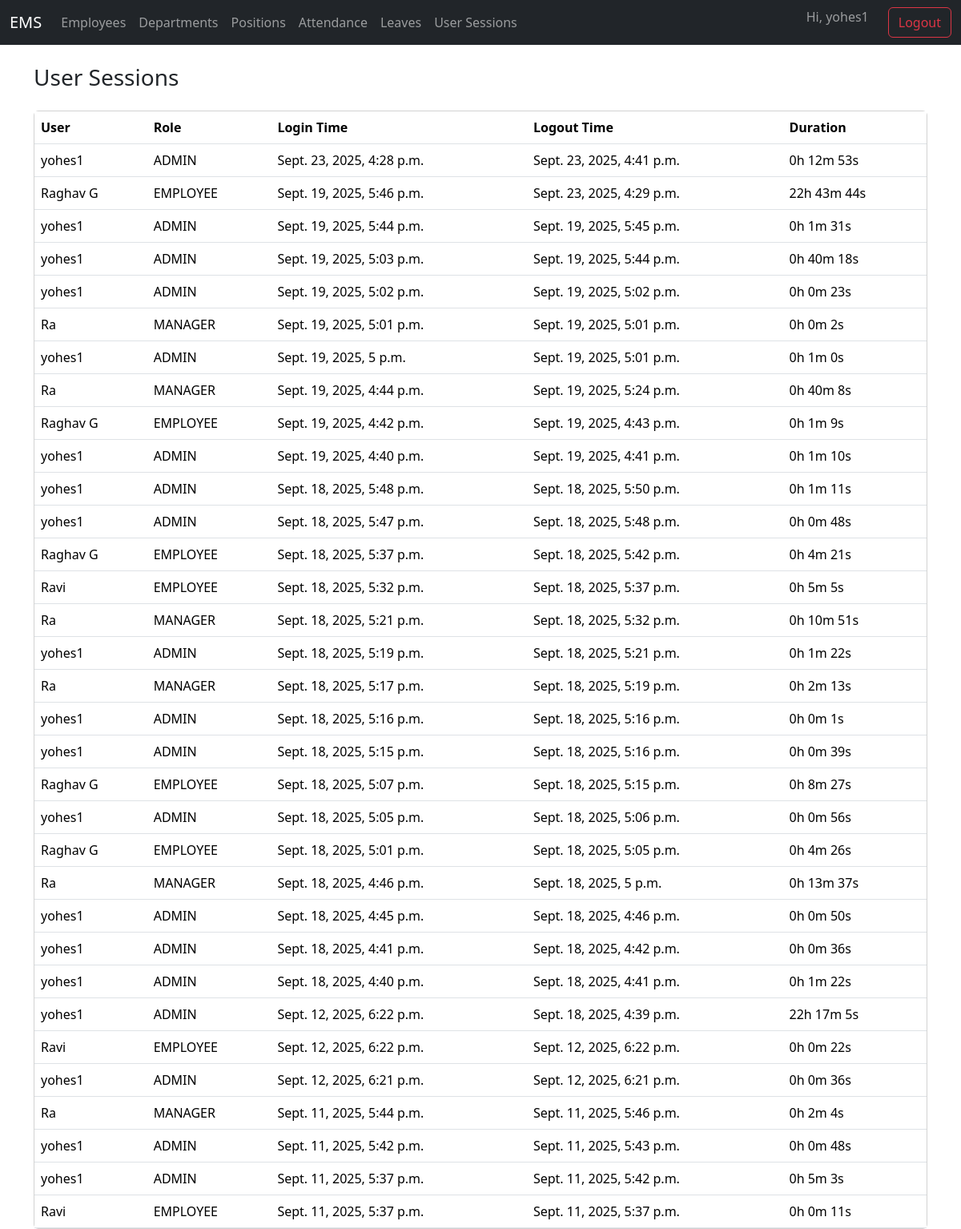
Page /sessions/ (signed in) on the committed database.
### core/models.py (models this page shows, shortened)
class UserSession(models.Model):
    user = models.ForeignKey(User, on_delete=models.CASCADE)
    login_time = models.DateTimeField(default=timezone.now)
    logout_time = models.DateTimeField(null=True, blank=True)
    @property
    def duration_human(self):
        if self.logout_time:
            delta = self.logout_time - self.login_time
            hours, remainder = divmod(delta.seconds, 3600)
            minutes, seconds = divmod(remainder, 60)
            return f"{hours}h {minutes}m {seconds}s"
        return "In progress"
    @property
    def role(self):
        if self.user.is_superuser:
            return "ADMIN"
        groups = self.user.groups.values_list('name', flat=True)
        if groups:
            return ', '.join(groups)  # handles multiple groups
        return "No Role"

### core/decorators.py (the view, shortened to what this page needs)
        def _wrapped_view(request, *args, **kwargs):
            if request.user.is_superuser:
                return view_func(request, *args, **kwargs)

### core/context_processors.py (called while the page is built)
def role_context(request):
    role = None
    if request.user.is_authenticated:
        if request.user.is_superuser or request.user.groups.filter(name="ADMIN").exists():
            role = "ADMIN"
        elif request.user.groups.filter(name="MANAGER").exists():
            role = "MANAGER"
        elif request.user.groups.filter(name="EMPLOYEE").exists():
            role = "EMPLOYEE"
    return {"role": role}

### core/views.py (called while the page is built)
@login_required
@group_required('ADMIN', 'MANAGER')
def session_list(request):
    sessions = UserSession.objects.select_related('user').order_by('-login_time')
    return render(request, 'session_list.html', {'sessions': sessions})

### core/templates/session_list.html
{% extends 'base.html' %}
{% block content %}
<div class="d-flex justify-content-between align-items-center mb-3">
  <h3>User Sessions</h3>
</div>
<div class="card">
  <div class="card-body p-0">
    <table class="table mb-0">
      <thead>
        <tr>
          <th>User</th>
          <th>Role</th>
          <th>Login Time</th>
          <th>Logout Time</th>
          <th>Duration</th>
        </tr>
      </thead>
      <tbody>
        {% for s in sessions %}
          <tr>
            <td>{{ s.user.get_full_name|default:s.user.username }}</td>
            <td>{{ s.role }}</td>
            <td>{{ s.login_time }}</td>
            <td>
              {% if s.logout_time %}
                {{ s.logout_time }}
              {% else %}
                <span class="text-success">Active</span>
              {% endif %}
            </td>
            <td>{{ s.duration_human }}</td>
          </tr>
        {% empty %}
          <tr>
            <td colspan="4" class="text-center p-3">No sessions recorded.</td>
          </tr>
        {% endfor %}
      </tbody>
    </table>
  </div>
</div>
{% endblock %}

### core/templates/base.html (shortened to what this page needs)
{% load static %}
<!doctype html>
<html lang="en">
<head>
  <link href="https://cdn.jsdelivr.net/npm/bootstrap@5.3.3/dist/css/bootstrap.min.css" rel="stylesheet">
  <link rel="stylesheet" href="{% static 'core/style.css' %}">
</head>
<body>
  <nav class="navbar navbar-expand-lg navbar-dark bg-dark mb-4">
    <div class="container-fluid">
      <a class="navbar-brand" href="{% url 'dashboard' %}">EMS</a>
      <div class="collapse navbar-collapse" id="navbarsExample">
<ul class="navbar-nav me-auto mb-2 mb-lg-0">
  {% if user.is_authenticated %}
    {% if role == "ADMIN" %}
      <li class="nav-item"><a class="nav-link" href="{% url 'employee_list' %}">Employees</a></li>
      <li class="nav-item"><a class="nav-link" href="{% url 'department_list' %}">Departments</a></li>
      <li class="nav-item"><a class="nav-link" href="{% url 'position_list' %}">Positions</a></li>
      <li class="nav-item"><a class="nav-link" href="{% url 'attendance_list' %}">Attendance</a></li>
      <li class="nav-item"><a class="nav-link" href="{% url 'leave_list' %}">Leaves</a></li>
      <li class="nav-item"><a class="nav-link" href="{% url 'session_list' %}">User Sessions</a></li>
    {% endif %}
  {% endif %}
</ul>
        <ul class="navbar-nav ms-auto">
          {% if user.is_authenticated %}
            <li class="nav-item"><span class="navbar-text me-4 ">Hi, {{ user.get_full_name|default:user.username }}</span></li>
            <form action="{% url 'logout' %}" method="post" style="display:inline;">
              <button type="submit" class="btn btn-outline-danger">Logout</button>
            </form>
          {% else %}
            <li class="nav-item"><a class="btn btn-outline-light btn-sm" href="{% url 'login' %}">Login</a></li>
          {% endif %}
        </ul>
      </div>
    </div>
  </nav>
  <main class="container">
    {% block content %}{% endblock %}
  </main>
</body>
</html>

### rows in the picture
UserSession: user.get_full_name "yohes1", role "ADMIN", login_time "Sept. 23, 2025, 4:28 p.m.", logout_time "Sept. 23, 2025, 4:41 p.m.", duration_human "0h 12m 53s"
UserSession: user.get_full_name "Raghav G", role "EMPLOYEE", login_time "Sept. 19, 2025, 5:46 p.m.", logout_time "Sept. 23, 2025, 4:29 p.m.", duration_human "22h 43m 44s"
UserSession: user.get_full_name "yohes1", role "ADMIN", login_time "Sept. 19, 2025, 5:44 p.m.", logout_time "Sept. 19, 2025, 5:45 p.m.", duration_human "0h 1m 31s"
UserSession: user.get_full_name "yohes1", role "ADMIN", login_time "Sept. 19, 2025, 5:03 p.m.", logout_time "Sept. 19, 2025, 5:44 p.m.", duration_human "0h 40m 18s"
UserSession: user.get_full_name "yohes1", role "ADMIN", login_time "Sept. 19, 2025, 5:02 p.m.", logout_time "Sept. 19, 2025, 5:02 p.m.", duration_human "0h 0m 23s"
UserSession: user.get_full_name "Ra", role "MANAGER", login_time "Sept. 19, 2025, 5:01 p.m.", logout_time "Sept. 19, 2025, 5:01 p.m.", duration_human "0h 0m 2s"
UserSession: user.get_full_name "yohes1", role "ADMIN", login_time "Sept. 19, 2025, 5 p.m.", logout_time "Sept. 19, 2025, 5:01 p.m.", duration_human "0h 1m 0s"
UserSession: user.get_full_name "Ra", role "MANAGER", login_time "Sept. 19, 2025, 4:44 p.m.", logout_time "Sept. 19, 2025, 5:24 p.m.", duration_human "0h 40m 8s"
UserSession: user.get_full_name "Raghav G", role "EMPLOYEE", login_time "Sept. 19, 2025, 4:42 p.m.", logout_time "Sept. 19, 2025, 4:43 p.m.", duration_human "0h 1m 9s"
UserSession: user.get_full_name "yohes1", role "ADMIN", login_time "Sept. 19, 2025, 4:40 p.m.", logout_time "Sept. 19, 2025, 4:41 p.m.", duration_human "0h 1m 10s"
UserSession: user.get_full_name "yohes1", role "ADMIN", login_time "Sept. 18, 2025, 5:48 p.m.", logout_time "Sept. 18, 2025, 5:50 p.m.", duration_human "0h 1m 11s"
UserSession: user.get_full_name "yohes1", role "ADMIN", login_time "Sept. 18, 2025, 5:47 p.m.", logout_time "Sept. 18, 2025, 5:48 p.m.", duration_human "0h 0m 48s"
UserSession: user.get_full_name "Raghav G", role "EMPLOYEE", login_time "Sept. 18, 2025, 5:37 p.m.", logout_time "Sept. 18, 2025, 5:42 p.m.", duration_human "0h 4m 21s"
UserSession: user.get_full_name "Ravi", role "EMPLOYEE", login_time "Sept. 18, 2025, 5:32 p.m.", logout_time "Sept. 18, 2025, 5:37 p.m.", duration_human "0h 5m 5s"
UserSession: user.get_full_name "Ra", role "MANAGER", login_time "Sept. 18, 2025, 5:21 p.m.", logout_time "Sept. 18, 2025, 5:32 p.m.", duration_human "0h 10m 51s"
UserSession: user.get_full_name "yohes1", role "ADMIN", login_time "Sept. 18, 2025, 5:19 p.m.", logout_time "Sept. 18, 2025, 5:21 p.m.", duration_human "0h 1m 22s"
UserSession: user.get_full_name "Ra", role "MANAGER", login_time "Sept. 18, 2025, 5:17 p.m.", logout_time "Sept. 18, 2025, 5:19 p.m.", duration_human "0h 2m 13s"
UserSession: user.get_full_name "yohes1", role "ADMIN", login_time "Sept. 18, 2025, 5:16 p.m.", logout_time "Sept. 18, 2025, 5:16 p.m.", duration_human "0h 0m 1s"
UserSession: user.get_full_name "yohes1", role "ADMIN", login_time "Sept. 18, 2025, 5:15 p.m.", logout_time "Sept. 18, 2025, 5:16 p.m.", duration_human "0h 0m 39s"
UserSession: user.get_full_name "Raghav G", role "EMPLOYEE", login_time "Sept. 18, 2025, 5:07 p.m.", logout_time "Sept. 18, 2025, 5:15 p.m.", duration_human "0h 8m 27s"
UserSession: user.get_full_name "yohes1", role "ADMIN", login_time "Sept. 18, 2025, 5:05 p.m.", logout_time "Sept. 18, 2025, 5:06 p.m.", duration_human "0h 0m 56s"
UserSession: user.get_full_name "Raghav G", role "EMPLOYEE", login_time "Sept. 18, 2025, 5:01 p.m.", logout_time "Sept. 18, 2025, 5:05 p.m.", duration_human "0h 4m 26s"
UserSession: user.get_full_name "Ra", role "MANAGER", login_time "Sept. 18, 2025, 4:46 p.m.", logout_time "Sept. 18, 2025, 5 p.m.", duration_human "0h 13m 37s"
UserSession: user.get_full_name "yohes1", role "ADMIN", login_time "Sept. 18, 2025, 4:45 p.m.", logout_time "Sept. 18, 2025, 4:46 p.m.", duration_human "0h 0m 50s"
UserSession: user.get_full_name "yohes1", role "ADMIN", login_time "Sept. 18, 2025, 4:41 p.m.", logout_time "Sept. 18, 2025, 4:42 p.m.", duration_human "0h 0m 36s"
UserSession: user.get_full_name "yohes1", role "ADMIN", login_time "Sept. 18, 2025, 4:40 p.m.", logout_time "Sept. 18, 2025, 4:41 p.m.", duration_human "0h 1m 22s"
UserSession: user.get_full_name "yohes1", role "ADMIN", login_time "Sept. 12, 2025, 6:22 p.m.", logout_time "Sept. 18, 2025, 4:39 p.m.", duration_human "22h 17m 5s"
UserSession: user.get_full_name "Ravi", role "EMPLOYEE", login_time "Sept. 12, 2025, 6:22 p.m.", logout_time "Sept. 12, 2025, 6:22 p.m.", duration_human "0h 0m 22s"
UserSession: user.get_full_name "yohes1", role "ADMIN", login_time "Sept. 12, 2025, 6:21 p.m.", logout_time "Sept. 12, 2025, 6:21 p.m.", duration_human "0h 0m 36s"
UserSession: user.get_full_name "Ra", role "MANAGER", login_time "Sept. 11, 2025, 5:44 p.m.", logout_time "Sept. 11, 2025, 5:46 p.m.", duration_human "0h 2m 4s"
UserSession: user.get_full_name "yohes1", role "ADMIN", login_time "Sept. 11, 2025, 5:42 p.m.", logout_time "Sept. 11, 2025, 5:43 p.m.", duration_human "0h 0m 48s"
UserSession: user.get_full_name "yohes1", role "ADMIN", login_time "Sept. 11, 2025, 5:37 p.m.", logout_time "Sept. 11, 2025, 5:42 p.m.", duration_human "0h 5m 3s"
UserSession: user.get_full_name "Ravi", role "EMPLOYEE", login_time "Sept. 11, 2025, 5:37 p.m.", logout_time "Sept. 11, 2025, 5:37 p.m.", duration_human "0h 0m 11s"

### other values in the picture
{{ user.get_full_name|default:user.username }} "yohes1"
